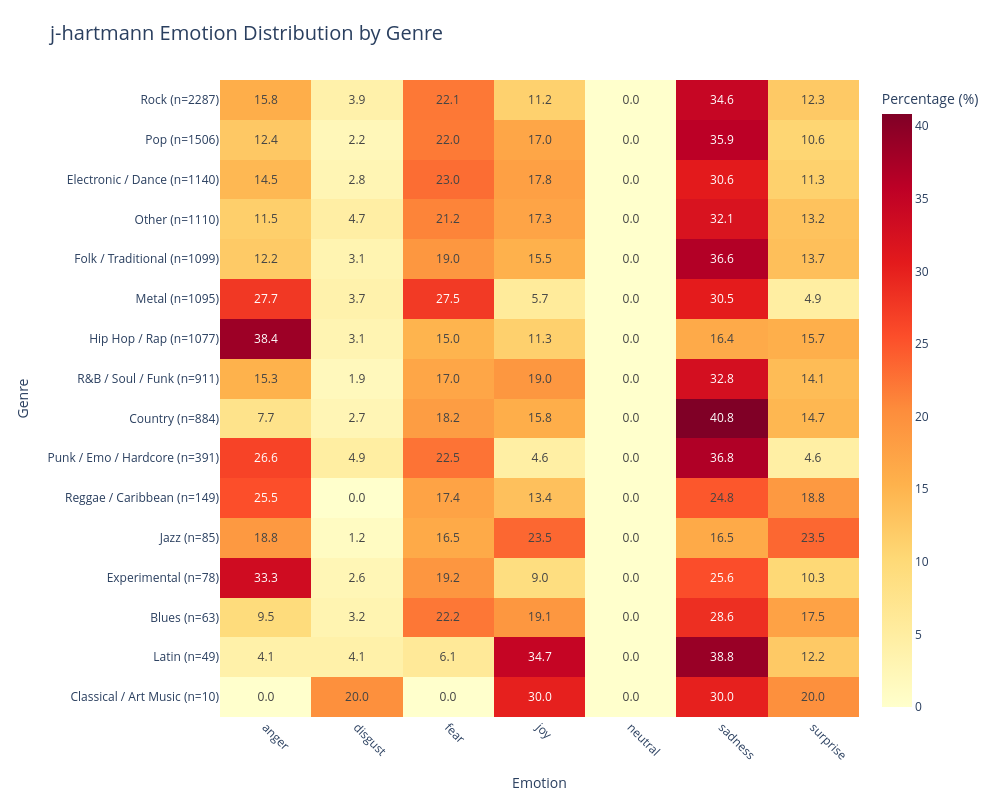

Notebook source saved alongside this figure:
### Markdown cell above
#### **4.3. Heatmap de sentimientos por género - Modelo J-hartmann**

Este mapa de calor visualiza la distribución porcentual de las siete emociones del modelo j-hartmann en cada género musical. Las celdas muestran el porcentaje exacto y utilizan una escala de colores cálidos donde los tonos más oscuros o intensos indican una mayor presencia emocional. Esta representación gráfica permite identificar de un solo vistazo qué emociones dominan en cada estilo y descubrir patrones clave en las letras.

### Code cell
# ============================================================
# 4. j-hartmann heatmap by genre
# ============================================================

pio.renderers.default = "vscode"

# ------------------------------------------------------------
# Prepare data
# ------------------------------------------------------------

plot_data = genre_jhartmann_final.copy()

MIN_SONGS = 1

plot_data = plot_data[plot_data["n_canciones"] >= MIN_SONGS].copy()

plot_data = plot_data.sort_values("n_canciones", ascending=False)

plot_data["genre_label"] = (
    plot_data["genre"] + " (n=" + plot_data["n_canciones"].astype(str) + ")"
)

jhartmann_emotions = [
    "anger",
    "disgust",
    "fear",
    "joy",
    "neutral",
    "sadness",
    "surprise"
]

jhartmann_pct_cols = [f"pct_jhartmann_{emotion}" for emotion in jhartmann_emotions]

for col in jhartmann_pct_cols:
    if col not in plot_data.columns:
        plot_data[col] = 0.0

heatmap_data = plot_data.set_index("genre_label")[jhartmann_pct_cols].copy()
heatmap_data.columns = jhartmann_emotions


# ============================================================
# Mostrar con Plotly
# ============================================================

fig_plotly = px.imshow(
    heatmap_data,
    text_auto=".1f",
    aspect="auto",
    color_continuous_scale="YlOrRd",
    title="j-hartmann Emotion Distribution by Genre",
    labels={
        "x": "Emotion",
        "y": "Genre",
        "color": "Percentage (%)"
    }
)

fig_plotly.update_layout(
    width=1000,
    height=800,
    title=dict(font=dict(size=20)),
    margin=dict(l=220, r=80, t=80, b=80)
)

fig_plotly.update_xaxes(
    tickangle=45
)

fig_plotly.show()

### Figure 1 — Plotly figure (JSON) as saved in the notebook; plotly's stock layout.template omitted (floating-point values rounded to 4 significant figures)
{"data": [{"coloraxis": "coloraxis", "hovertemplate": "Emotion: %{x}<br>Genre: %{y}<br>Percentage (%): %{z}<extra></extra>", "name": "0", "texttemplate": "%{z:.1f}", "type": "heatmap", "x": ["anger", "disgust", "fear", "joy", "neutral", "sadness", "surprise"], "xaxis": "x", "y": ["Rock (n=2287)", "Pop (n=1506)", "Electronic / Dance (n=1140)", "Other (n=1110)", "Folk / Traditional (n=1099)", "Metal (n=1095)", "Hip Hop / Rap (n=1077)", "R&B / Soul / Funk (n=911)", "Country (n=884)", "Punk / Emo / Hardcore (n=391)", "Reggae / Caribbean (n=149)", "Jazz (n=85)", "Experimental (n=78)", "Blues (n=63)", "Latin (n=49)", "Classical / Art Music (n=10)"], "yaxis": "y", "z": [[15.83, 3.89, 22.13, 11.24, 0.0, 34.59, 12.33], [12.42, 2.19, 21.98, 17.0, 0.0, 35.86, 10.56], [14.47, 2.81, 22.98, 17.81, 0.0, 30.61, 11.32], [11.53, 4.68, 21.17, 17.3, 0.0, 32.07, 13.24], [12.19, 3.09, 19.02, 15.47, 0.0, 36.58, 13.65], [27.67, 3.74, 27.49, 5.66, 0.0, 30.5, 4.93], [38.44, 3.06, 15.04, 11.33, 0.0, 16.43, 15.69], [15.26, 1.87, 17.01, 18.99, 0.0, 32.82, 14.05], [7.69, 2.71, 18.21, 15.84, 0.0, 40.84, 14.71], [26.6, 4.86, 22.51, 4.6, 0.0, 36.83, 4.6], [25.5, 0.0, 17.45, 13.42, 0.0, 24.83, 18.79], [18.82, 1.18, 16.47, 23.53, 0.0, 16.47, 23.53], [33.33, 2.56, 19.23, 8.97, 0.0, 25.64, 10.26], [9.52, 3.17, 22.22, 19.05, 0.0, 28.57, 17.46], [4.08, 4.08, 6.12, 34.69, 0.0, 38.78, 12.24], [0.0, 20.0, 0.0, 30.0, 0.0, 30.0, 20.0]]}], "layout": {"coloraxis": {"colorbar": {"title": {"text": "Percentage (%)"}}, "colorscale": [[0, "rgb(255,255,204)"], [0.125, "rgb(255,237,160)"], [0.25, "rgb(254,217,118)"], [0.375, "rgb(254,178,76)"], [0.5, "rgb(253,141,60)"], [0.625, "rgb(252,78,42)"], [0.75, "rgb(227,26,28)"], [0.875, "rgb(189,0,38)"], [1, "rgb(128,0,38)"]]}, "height": 800, "margin": {"b": 80, "l": 220, "r": 80, "t": 80}, "title": {"font": {"size": 20}, "text": "j-hartmann Emotion Distribution by Genre"}, "width": 1000, "xaxis": {"anchor": "y", "domain": [0, 1], "tickangle": 45, "title": {"text": "Emotion"}}, "yaxis": {"anchor": "x", "autorange": "reversed", "domain": [0, 1], "title": {"text": "Genre"}}}}
